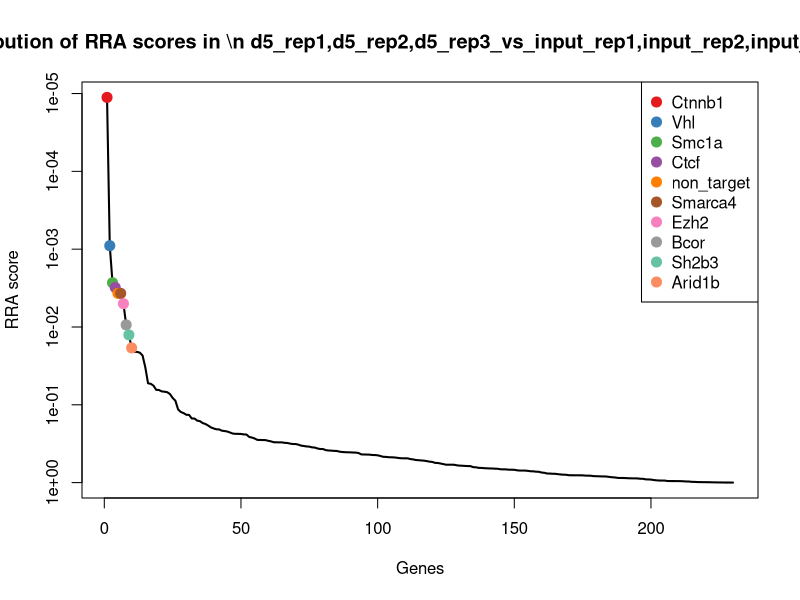
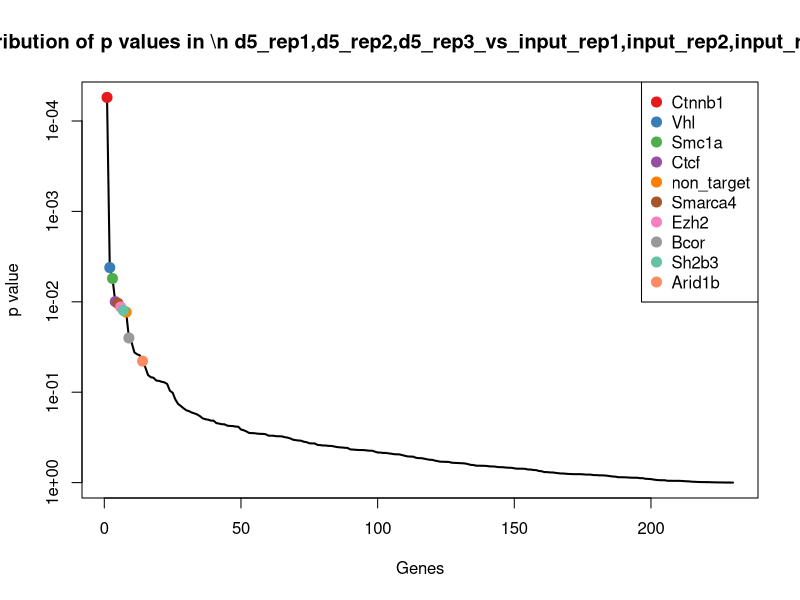
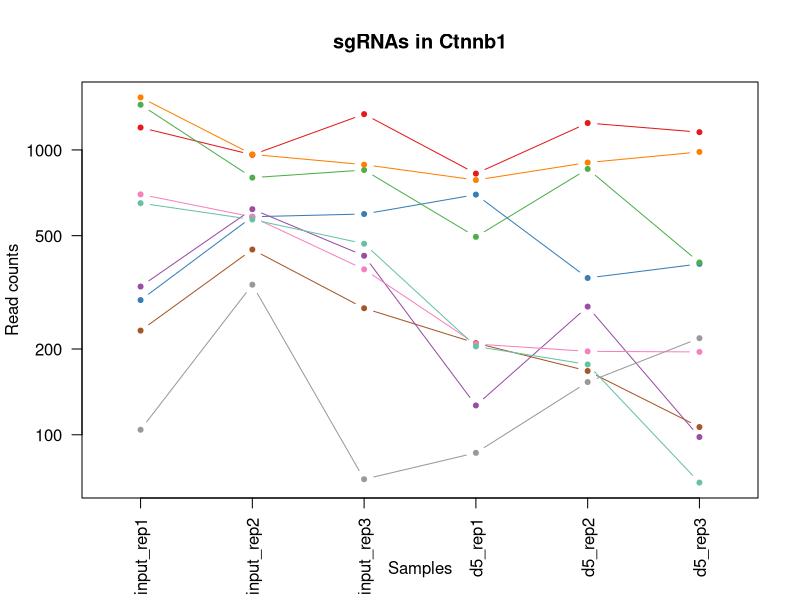
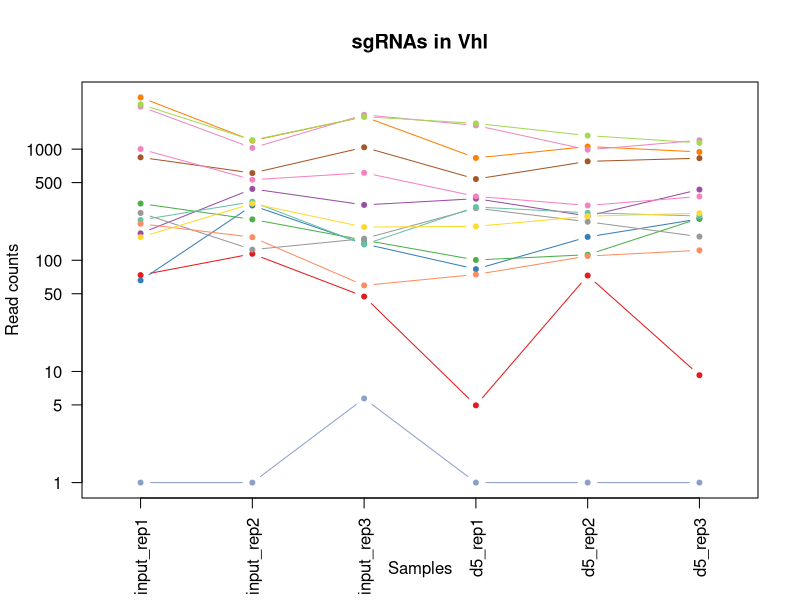
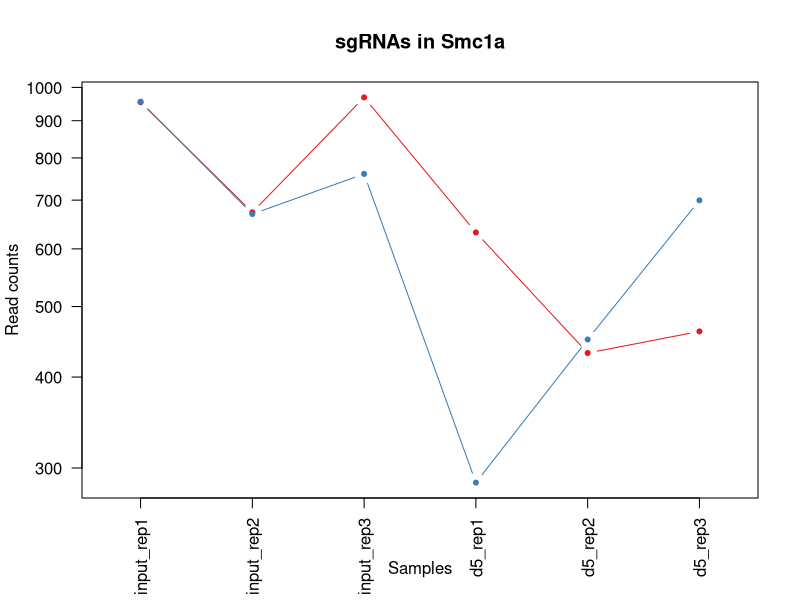
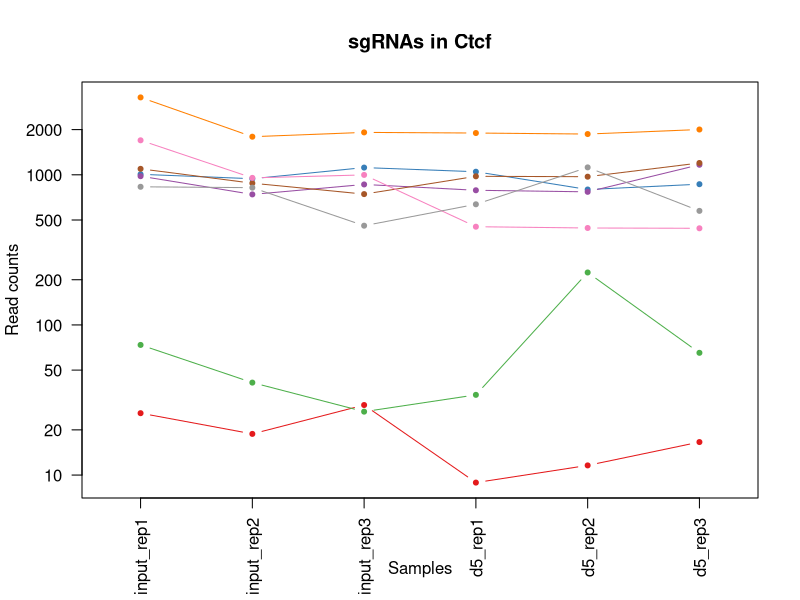
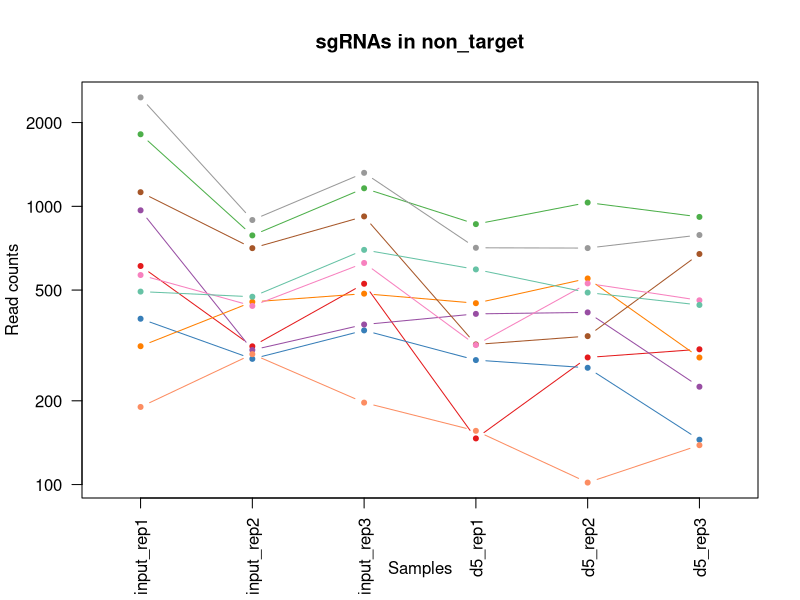
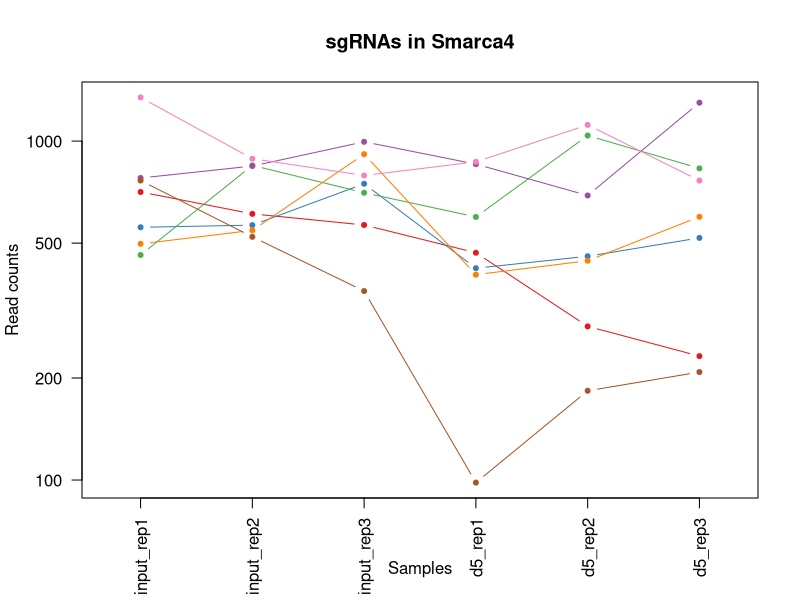

Recreate these plots in R, in order. (Note: this script raises an error after producing the figures.)
pdf(file='ABE_d5_input.pdf',width=4.5,height=4.5);
gstable=read.table('ABE_d5_input.gene_summary.txt',header=T)
# 
#
# parameters
# Do not modify the variables beginning with "__"

# gstablename='__GENE_SUMMARY_FILE__'
startindex=3
# outputfile='__OUTPUT_FILE__'
targetgenelist=c("Ctnnb1","Vhl","Smc1a","Ctcf","non_target","Smarca4","Ezh2","Bcor","Sh2b3","Arid1b")
# samplelabel=sub('.\\w+.\\w+$','',colnames(gstable)[startindex]);
samplelabel='d5_rep1,d5_rep2,d5_rep3_vs_input_rep1,input_rep2,input_rep3 neg.'


# You need to write some codes in front of this code:
# gstable=read.table(gstablename,header=T)
# pdf(file=outputfile,width=6,height=6)


# set up color using RColorBrewer
#library(RColorBrewer)
#colors <- brewer.pal(length(targetgenelist), "Set1")

colors=c( "#E41A1C", "#377EB8", "#4DAF4A", "#984EA3", "#FF7F00",  "#A65628", "#F781BF",
          "#999999", "#66C2A5", "#FC8D62", "#8DA0CB", "#E78AC3", "#A6D854", "#FFD92F", "#E5C494", "#B3B3B3", 
          "#8DD3C7", "#FFFFB3", "#BEBADA", "#FB8072", "#80B1D3", "#FDB462", "#B3DE69", "#FCCDE5",
          "#D9D9D9", "#BC80BD", "#CCEBC5", "#FFED6F")

######
# function definition

plotrankedvalues<-function(val, tglist, ...){
  
  plot(val,log='y',ylim=c(max(val),min(val)),type='l',lwd=2, ...)
  if(length(tglist)>0){
    for(i in 1:length(tglist)){
      targetgene=tglist[i];
      tx=which(names(val)==targetgene);ty=val[targetgene];
      points(tx,ty,col=colors[(i %% length(colors)) ],cex=2,pch=20)
      # text(tx+50,ty,targetgene,col=colors[i])
    }
    legend('topright',tglist,pch=20,pt.cex = 2,cex=1,col=colors)
  }
}



plotrandvalues<-function(val,targetgenelist, ...){
  # choose the one with the best distance distribution
  
  mindiffvalue=0;
  randval=val;
  for(i in 1:20){
    randval0=sample(val)
    vindex=sort(which(names(randval0) %in% targetgenelist))
    if(max(vindex)>0.9*length(val)){
      # print('pass...')
      next;
    }
    mindiffind=min(diff(vindex));
    if (mindiffind > mindiffvalue){
      mindiffvalue=mindiffind;
      randval=randval0;
      # print(paste('Diff: ',mindiffvalue))
    }
  }
  plot(randval,log='y',ylim=c(max(randval),min(randval)),pch=20,col='grey', ...)
  
  if(length(targetgenelist)>0){
    for(i in 1:length(targetgenelist)){
      targetgene=targetgenelist[i];
      tx=which(names(randval)==targetgene);ty=randval[targetgene];
      points(tx,ty,col=colors[(i %% length(colors)) ],cex=2,pch=20)
      text(tx+50,ty,targetgene,col=colors[i])
    }
  }
  
}




# set.seed(1235)



pvec=gstable[,startindex]
names(pvec)=gstable[,'id']
pvec=sort(pvec);

plotrankedvalues(pvec,targetgenelist,xlab='Genes',ylab='RRA score',main=paste('Distribution of RRA scores in \\n',samplelabel))

# plotrandvalues(pvec,targetgenelist,xlab='Genes',ylab='RRA score',main=paste('Distribution of RRA scores in \\n',samplelabel))


pvec=gstable[,startindex+1]
names(pvec)=gstable[,'id']
pvec=sort(pvec);

plotrankedvalues(pvec,targetgenelist,xlab='Genes',ylab='p value',main=paste('Distribution of p values in \\n',samplelabel))

# plotrandvalues(pvec,targetgenelist,xlab='Genes',ylab='p value',main=paste('Distribution of p values in \\n',samplelabel))



# you need to write after this code:
# dev.off()






# parameters
# Do not modify the variables beginning with "__"
targetmat=list(c(1197.4921311101725,960.264845320513,1334.404419017006,824.7963318213691,1241.8330790522084,1153.4018655443622),c(296.0307501149549,581.779969701501,594.6392573444426,695.8971927160161,354.16080499477977,396.9976214473043),c(1440.0463586237163,798.1908763054411,849.0807779197193,494.2451652812614,856.6453659275442,401.58188959334706),c(330.4085146444336,618.3168760112571,424.0692009587943,125.73597004755291,280.7556808826139,97.18648469610683),c(1527.900645754606,963.0753765751095,886.7758180049454,782.884341805518,902.0505973371313,982.867090511571),c(231.09497267038415,445.9376257293309,277.05854462641224,208.76915781480483,166.48584850181953,105.43816735898382),c(697.104669625539,580.8431259499688,379.77752885865357,207.1875732859048,195.24249506122473,194.37296939221366),c(103.1332935884359,335.3900630485304,68.79344815553775,85.40556456060197,152.10752522211695,217.29431012242753),c(649.3577744457076,568.6641571800501,467.41849705680437,203.23361196365468,175.56689478373698,66.9303149322245))
targetgene="Ctnnb1"
collabel=c("input_rep1","input_rep2","input_rep3","d5_rep1","d5_rep2","d5_rep3")

# set up color using RColorBrewer
#library(RColorBrewer)
#colors <- brewer.pal(length(targetgenelist), "Set1")

colors=c( "#E41A1C", "#377EB8", "#4DAF4A", "#984EA3", "#FF7F00",  "#A65628", "#F781BF",
          "#999999", "#66C2A5", "#FC8D62", "#8DA0CB", "#E78AC3", "#A6D854", "#FFD92F", "#E5C494", "#B3B3B3", 
          "#8DD3C7", "#FFFFB3", "#BEBADA", "#FB8072", "#80B1D3", "#FDB462", "#B3DE69", "#FCCDE5",
          "#D9D9D9", "#BC80BD", "#CCEBC5", "#FFED6F")


## code

targetmatvec=unlist(targetmat)+1
yrange=range(targetmatvec[targetmatvec>0]);
# yrange[1]=1; # set the minimum value to 1
for(i in 1:length(targetmat)){
  vali=targetmat[[i]]+1;
  if(i==1){
    plot(1:length(vali),vali,type='b',las=1,pch=20,main=paste('sgRNAs in',targetgene),ylab='Read counts',xlab='Samples',xlim=c(0.7,length(vali)+0.3),ylim = yrange,col=colors[(i %% length(colors))],xaxt='n',log='y')
    axis(1,at=1:length(vali),labels=(collabel),las=2)
    # lines(0:100,rep(1,101),col='black');
  }else{
    lines(1:length(vali),vali,type='b',pch=20,col=colors[(i %% length(colors))])
  }
}




# parameters
# Do not modify the variables beginning with "__"
targetmat=list(c(72.57528067334378,113.35809393539714,46.176424104402045,3.953961322250091,71.89161639851298,8.251682662876995),c(64.93577744457076,310.09528175716076,139.47164831533678,82.2423955028019,161.18857150403437,234.71452907739007),c(322.76901141566054,232.33725037998752,150.78016034090464,99.6398253207023,111.24281695348851,237.46508996501572),c(173.79869845458643,437.506031965541,313.81120870950775,357.4381035314083,248.97201889590286,431.8380593572294),c(2918.2902333912975,1190.728408197436,1956.3725804232377,831.9134622014192,1054.1581225592483,942.5255308263945),c(842.2552309722266,608.0115947444028,1037.55597834585,536.9479475615624,774.9159493902873,827.9188271753251),c(1000.774922969267,529.3167196156974,611.6020253827944,374.83553334930866,310.2690812988455,374.0762807170904),c(265.4727371998628,123.66337520225143,155.4920403515579,293.3839301109568,220.97212619332413,162.28309236991421),c(229.1850968631909,335.3900630485304,137.5868963110755,300.50106049100697,266.3773576029113,249.38418714472695),c(211.9962145984516,160.20028151200754,58.427312132100546,73.5436805938517,108.2158015261827,121.94153268473781),c(0.0,0.0,4.71188001065327,0.0,0.0,0.0),c(2414.0830202922775,1023.9702204247031,2032.7050365958207,1632.9860260892876,986.0502754448676,1200.1614006339985),c(2530.585444531066,1203.844220718887,1955.430204421107,1703.3665376253393,1322.0489878758124,1137.8153538478166),c(160.42956780423364,322.27425052707946,197.89896044743733,200.86123517030464,248.2152650390764,264.05384521206383))
targetgene="Vhl"
collabel=c("input_rep1","input_rep2","input_rep3","d5_rep1","d5_rep2","d5_rep3")

# set up color using RColorBrewer
#library(RColorBrewer)
#colors <- brewer.pal(length(targetgenelist), "Set1")

colors=c( "#E41A1C", "#377EB8", "#4DAF4A", "#984EA3", "#FF7F00",  "#A65628", "#F781BF",
          "#999999", "#66C2A5", "#FC8D62", "#8DA0CB", "#E78AC3", "#A6D854", "#FFD92F", "#E5C494", "#B3B3B3", 
          "#8DD3C7", "#FFFFB3", "#BEBADA", "#FB8072", "#80B1D3", "#FDB462", "#B3DE69", "#FCCDE5",
          "#D9D9D9", "#BC80BD", "#CCEBC5", "#FFED6F")


## code

targetmatvec=unlist(targetmat)+1
yrange=range(targetmatvec[targetmatvec>0]);
# yrange[1]=1; # set the minimum value to 1
for(i in 1:length(targetmat)){
  vali=targetmat[[i]]+1;
  if(i==1){
    plot(1:length(vali),vali,type='b',las=1,pch=20,main=paste('sgRNAs in',targetgene),ylab='Read counts',xlab='Samples',xlim=c(0.7,length(vali)+0.3),ylim = yrange,col=colors[(i %% length(colors))],xaxt='n',log='y')
    axis(1,at=1:length(vali),labels=(collabel),las=2)
    # lines(0:100,rep(1,101),col='black');
  }else{
    lines(1:length(vali),vali,type='b',pch=20,col=colors[(i %% length(colors))])
  }
}




# parameters
# Do not modify the variables beginning with "__"
targetmat=list(c(953.0280277894356,672.6538136001252,967.8201541881816,631.0522270311146,430.59294453425144,461.17737549190315),c(954.9379035966288,668.9064385939963,759.5550577173071,285.4760074664566,449.5117909549128,698.6424654569189))
targetgene="Smc1a"
collabel=c("input_rep1","input_rep2","input_rep3","d5_rep1","d5_rep2","d5_rep3")

# set up color using RColorBrewer
#library(RColorBrewer)
#colors <- brewer.pal(length(targetgenelist), "Set1")

colors=c( "#E41A1C", "#377EB8", "#4DAF4A", "#984EA3", "#FF7F00",  "#A65628", "#F781BF",
          "#999999", "#66C2A5", "#FC8D62", "#8DA0CB", "#E78AC3", "#A6D854", "#FFD92F", "#E5C494", "#B3B3B3", 
          "#8DD3C7", "#FFFFB3", "#BEBADA", "#FB8072", "#80B1D3", "#FDB462", "#B3DE69", "#FCCDE5",
          "#D9D9D9", "#BC80BD", "#CCEBC5", "#FFED6F")


## code

targetmatvec=unlist(targetmat)+1
yrange=range(targetmatvec[targetmatvec>0]);
# yrange[1]=1; # set the minimum value to 1
for(i in 1:length(targetmat)){
  vali=targetmat[[i]]+1;
  if(i==1){
    plot(1:length(vali),vali,type='b',las=1,pch=20,main=paste('sgRNAs in',targetgene),ylab='Read counts',xlab='Samples',xlim=c(0.7,length(vali)+0.3),ylim = yrange,col=colors[(i %% length(colors))],xaxt='n',log='y')
    axis(1,at=1:length(vali),labels=(collabel),las=2)
    # lines(0:100,rep(1,101),col='black');
  }else{
    lines(1:length(vali),vali,type='b',pch=20,col=colors[(i %% length(colors))])
  }
}




# parameters
# Do not modify the variables beginning with "__"
targetmat=list(c(24.82838549351235,17.80003127911195,28.27128006391962,7.907922644500182,10.594553995570335,15.586511696545434),c(1006.5045503908467,940.5911265383367,1115.7731865226942,1047.008958131824,796.8618112382544,864.5929723436673),c(72.57528067334378,40.28428131588493,25.444152057527656,33.21327510690077,222.48563390697703,64.17975404459885),c(977.8564132829479,739.169719958912,861.3316659474177,787.6290953922182,768.8619185356757,1165.3209627240733),c(3275.437009336437,1792.1820966811135,1914.9080363294888,1896.3198501511438,1866.9117647908583,2001.4914725622755),c(1094.3588375217366,877.8225951856787,742.5922896789554,975.8376543313226,970.1584444515121,1197.4108397463729),c(1695.9697167876127,952.7700953082553,997.0338102542319,449.9607984720604,441.18749852982177,439.1728883908978),c(830.7959761290671,819.7382825906818,457.05236103336716,635.0061883533647,1119.2389542463231,573.9503718845554))
targetgene="Ctcf"
collabel=c("input_rep1","input_rep2","input_rep3","d5_rep1","d5_rep2","d5_rep3")

# set up color using RColorBrewer
#library(RColorBrewer)
#colors <- brewer.pal(length(targetgenelist), "Set1")

colors=c( "#E41A1C", "#377EB8", "#4DAF4A", "#984EA3", "#FF7F00",  "#A65628", "#F781BF",
          "#999999", "#66C2A5", "#FC8D62", "#8DA0CB", "#E78AC3", "#A6D854", "#FFD92F", "#E5C494", "#B3B3B3", 
          "#8DD3C7", "#FFFFB3", "#BEBADA", "#FB8072", "#80B1D3", "#FDB462", "#B3DE69", "#FCCDE5",
          "#D9D9D9", "#BC80BD", "#CCEBC5", "#FFED6F")


## code

targetmatvec=unlist(targetmat)+1
yrange=range(targetmatvec[targetmatvec>0]);
# yrange[1]=1; # set the minimum value to 1
for(i in 1:length(targetmat)){
  vali=targetmat[[i]]+1;
  if(i==1){
    plot(1:length(vali),vali,type='b',las=1,pch=20,main=paste('sgRNAs in',targetgene),ylab='Read counts',xlab='Samples',xlim=c(0.7,length(vali)+0.3),ylim = yrange,col=colors[(i %% length(colors))],xaxt='n',log='y')
    axis(1,at=1:length(vali),labels=(collabel),las=2)
    # lines(0:100,rep(1,101),col='black');
  }else{
    lines(1:length(vali),vali,type='b',pch=20,col=colors[(i %% length(colors))])
  }
}




# parameters
# Do not modify the variables beginning with "__"
targetmat=list(c(609.2503824946492,312.9058130117574,525.8458091889049,145.50577665880337,285.29620402357256,305.3122585264488),c(393.4344162818111,281.98996921119453,357.16050480751784,279.14966935085647,261.83683446195255,143.94601978574312),c(1814.3820168335947,785.0750637839901,1160.0648586228351,861.9635682505199,1030.6987529976282,915.0199219501378),c(966.3971584397883,303.53737549643535,375.0656488480003,409.63039298510944,414.70111354089596,223.7122855268874),c(313.21963237969425,452.49553199005635,484.38126509515615,447.58842167871035,549.4033000560045,285.1414786838606),c(1123.0069746296354,706.3801886552847,918.8166020773876,317.89849030890736,340.5392355719036,672.9705638390793),c(565.3232389292042,437.506031965541,624.7952894126236,316.3169057800073,527.4574382080374,458.42681460427747),c(2461.829915472109,891.8752514586618,1318.384026980785,708.5498689472164,706.8081022759065,787.5772674901488),c(492.74795825586045,472.1692507722327,696.4158655745533,592.3034060730637,488.8629915098883,441.00659564931493),c(189.0777049121325,293.23209422958104,196.01420844317602,154.99528383220357,100.64826295791818,137.52804438128325))
targetgene="non_target"
collabel=c("input_rep1","input_rep2","input_rep3","d5_rep1","d5_rep2","d5_rep3")

# set up color using RColorBrewer
#library(RColorBrewer)
#colors <- brewer.pal(length(targetgenelist), "Set1")

colors=c( "#E41A1C", "#377EB8", "#4DAF4A", "#984EA3", "#FF7F00",  "#A65628", "#F781BF",
          "#999999", "#66C2A5", "#FC8D62", "#8DA0CB", "#E78AC3", "#A6D854", "#FFD92F", "#E5C494", "#B3B3B3", 
          "#8DD3C7", "#FFFFB3", "#BEBADA", "#FB8072", "#80B1D3", "#FDB462", "#B3DE69", "#FCCDE5",
          "#D9D9D9", "#BC80BD", "#CCEBC5", "#FFED6F")


## code

targetmatvec=unlist(targetmat)+1
yrange=range(targetmatvec[targetmatvec>0]);
# yrange[1]=1; # set the minimum value to 1
for(i in 1:length(targetmat)){
  vali=targetmat[[i]]+1;
  if(i==1){
    plot(1:length(vali),vali,type='b',las=1,pch=20,main=paste('sgRNAs in',targetgene),ylab='Read counts',xlab='Samples',xlim=c(0.7,length(vali)+0.3),ylim = yrange,col=colors[(i %% length(colors))],xaxt='n',log='y')
    axis(1,at=1:length(vali),labels=(collabel),las=2)
    # lines(0:100,rep(1,101),col='black');
  }else{
    lines(1:length(vali),vali,type='b',pch=20,col=colors[(i %% length(colors))])
  }
}




# parameters
# Do not modify the variables beginning with "__"
targetmat=list(c(706.6540486615053,608.9484384959351,564.4832252762617,467.3582282899608,283.0259424530932,231.04711456055585),c(555.773859893238,563.9799384223891,747.3041696896086,420.70148468740973,456.3225756663508,517.1054468736249),c(460.28006953357504,846.9067513851159,703.0124975894679,596.2573673953137,1037.5095377090663,829.7525344337422),c(777.3194535276558,843.159376378987,994.2066822478399,854.0556456060198,690.1595174257246,1297.3478853301053),c(496.567709870247,544.3062196402127,914.1047220667343,402.5132626050593,442.7010062434747,596.8717126147693),c(763.950322877303,520.8851258519076,359.98763281390984,97.26744852735224,182.37767949517504,207.20892020113342),c(1344.5525682640532,886.2541889494686,790.6534657876186,867.49911410167,1115.455184962191,763.7390731307263))
targetgene="Smarca4"
collabel=c("input_rep1","input_rep2","input_rep3","d5_rep1","d5_rep2","d5_rep3")

# set up color using RColorBrewer
#library(RColorBrewer)
#colors <- brewer.pal(length(targetgenelist), "Set1")

colors=c( "#E41A1C", "#377EB8", "#4DAF4A", "#984EA3", "#FF7F00",  "#A65628", "#F781BF",
          "#999999", "#66C2A5", "#FC8D62", "#8DA0CB", "#E78AC3", "#A6D854", "#FFD92F", "#E5C494", "#B3B3B3", 
          "#8DD3C7", "#FFFFB3", "#BEBADA", "#FB8072", "#80B1D3", "#FDB462", "#B3DE69", "#FCCDE5",
          "#D9D9D9", "#BC80BD", "#CCEBC5", "#FFED6F")


## code

targetmatvec=unlist(targetmat)+1
yrange=range(targetmatvec[targetmatvec>0]);
# yrange[1]=1; # set the minimum value to 1
for(i in 1:length(targetmat)){
  vali=targetmat[[i]]+1;
  if(i==1){
    plot(1:length(vali),vali,type='b',las=1,pch=20,main=paste('sgRNAs in',targetgene),ylab='Read counts',xlab='Samples',xlim=c(0.7,length(vali)+0.3),ylim = yrange,col=colors[(i %% length(colors))],xaxt='n',log='y')
    axis(1,at=1:length(vali),labels=(collabel),las=2)
    # lines(0:100,rep(1,101),col='black');
  }else{
    lines(1:length(vali),vali,type='b',pch=20,col=colors[(i %% length(colors))])
  }
}




# parameters
# Do not modify the variables beginning with "__"
targetmat=list(c(939.6588971390827,1079.2440017651033,1365.5028270873177,1349.091603151731,800.6455805223867,1488.0534402054848),c(1648.2228216077813,856.2751889004379,969.704906192443,1142.6948221302764,452.5388063822186,514.3548859859993),c(0.0,10.305281266854285,21.674648049005043,2.372376793350055,3.783769284132262,0.0),c(569.1429905435907,660.4748448302065,709.6091296043825,962.3941858356723,575.8896850449303,941.6086771971859))
targetgene="Ezh2"
collabel=c("input_rep1","input_rep2","input_rep3","d5_rep1","d5_rep2","d5_rep3")

# set up color using RColorBrewer
#library(RColorBrewer)
#colors <- brewer.pal(length(targetgenelist), "Set1")

colors=c( "#E41A1C", "#377EB8", "#4DAF4A", "#984EA3", "#FF7F00",  "#A65628", "#F781BF",
          "#999999", "#66C2A5", "#FC8D62", "#8DA0CB", "#E78AC3", "#A6D854", "#FFD92F", "#E5C494", "#B3B3B3", 
          "#8DD3C7", "#FFFFB3", "#BEBADA", "#FB8072", "#80B1D3", "#FDB462", "#B3DE69", "#FCCDE5",
          "#D9D9D9", "#BC80BD", "#CCEBC5", "#FFED6F")


## code

targetmatvec=unlist(targetmat)+1
yrange=range(targetmatvec[targetmatvec>0]);
# yrange[1]=1; # set the minimum value to 1
for(i in 1:length(targetmat)){
  vali=targetmat[[i]]+1;
  if(i==1){
    plot(1:length(vali),vali,type='b',las=1,pch=20,main=paste('sgRNAs in',targetgene),ylab='Read counts',xlab='Samples',xlim=c(0.7,length(vali)+0.3),ylim = yrange,col=colors[(i %% length(colors))],xaxt='n',log='y')
    axis(1,at=1:length(vali),labels=(collabel),las=2)
    # lines(0:100,rep(1,101),col='black');
  }else{
    lines(1:length(vali),vali,type='b',pch=20,col=colors[(i %% length(colors))])
  }
}




# parameters
# Do not modify the variables beginning with "__"
targetmat=list(c(3040.522285051666,943.4016577929332,1406.9673711810665,1225.7280098975284,1005.7258757223553,1095.6400869042232),c(3307.904898058722,1410.8866898075048,1621.8290996668554,1168.790966857127,1822.2632872380975,1323.0197869479448),c(840.3453551650333,649.23271981182,377.89277685439225,416.7475233651596,463.89011423461534,404.33245048097274),c(1560.3685344768915,817.8645950876174,1118.6003145290863,671.3826325180655,563.0248694788806,620.7099069741917),c(1369.3809537575657,798.1908763054411,1269.3804748699908,1273.1755457645295,1210.8061709223239,1222.1658877350037),c(1760.9054942321834,777.5803137717324,1063.0001304033776,500.57150339686154,608.4301008884678,999.3704558373249))
targetgene="Bcor"
collabel=c("input_rep1","input_rep2","input_rep3","d5_rep1","d5_rep2","d5_rep3")

# set up color using RColorBrewer
#library(RColorBrewer)
#colors <- brewer.pal(length(targetgenelist), "Set1")

colors=c( "#E41A1C", "#377EB8", "#4DAF4A", "#984EA3", "#FF7F00",  "#A65628", "#F781BF",
          "#999999", "#66C2A5", "#FC8D62", "#8DA0CB", "#E78AC3", "#A6D854", "#FFD92F", "#E5C494", "#B3B3B3", 
          "#8DD3C7", "#FFFFB3", "#BEBADA", "#FB8072", "#80B1D3", "#FDB462", "#B3DE69", "#FCCDE5",
          "#D9D9D9", "#BC80BD", "#CCEBC5", "#FFED6F")


## code

targetmatvec=unlist(targetmat)+1
yrange=range(targetmatvec[targetmatvec>0]);
# yrange[1]=1; # set the minimum value to 1
for(i in 1:length(targetmat)){
  vali=targetmat[[i]]+1;
  if(i==1){
    plot(1:length(vali),vali,type='b',las=1,pch=20,main=paste('sgRNAs in',targetgene),ylab='Read counts',xlab='Samples',xlim=c(0.7,length(vali)+0.3),ylim = yrange,col=colors[(i %% length(colors))],xaxt='n',log='y')
    axis(1,at=1:length(vali),labels=(collabel),las=2)
    # lines(0:100,rep(1,101),col='black');
  }else{
    lines(1:length(vali),vali,type='b',pch=20,col=colors[(i %% length(colors))])
  }
}




# parameters
# Do not modify the variables beginning with "__"
targetmat=list(c(504.20721309902,491.8429695544091,260.0957765880605,131.27151589870303,227.7829109047622,278.7235032794007))
targetgene="Sh2b3"
collabel=c("input_rep1","input_rep2","input_rep3","d5_rep1","d5_rep2","d5_rep3")

# set up color using RColorBrewer
#library(RColorBrewer)
#colors <- brewer.pal(length(targetgenelist), "Set1")

colors=c( "#E41A1C", "#377EB8", "#4DAF4A", "#984EA3", "#FF7F00",  "#A65628", "#F781BF",
          "#999999", "#66C2A5", "#FC8D62", "#8DA0CB", "#E78AC3", "#A6D854", "#FFD92F", "#E5C494", "#B3B3B3", 
          "#8DD3C7", "#FFFFB3", "#BEBADA", "#FB8072", "#80B1D3", "#FDB462", "#B3DE69", "#FCCDE5",
          "#D9D9D9", "#BC80BD", "#CCEBC5", "#FFED6F")


## code

targetmatvec=unlist(targetmat)+1
yrange=range(targetmatvec[targetmatvec>0]);
# yrange[1]=1; # set the minimum value to 1
for(i in 1:length(targetmat)){
  vali=targetmat[[i]]+1;
  if(i==1){
    plot(1:length(vali),vali,type='b',las=1,pch=20,main=paste('sgRNAs in',targetgene),ylab='Read counts',xlab='Samples',xlim=c(0.7,length(vali)+0.3),ylim = yrange,col=colors[(i %% length(colors))],xaxt='n',log='y')
    axis(1,at=1:length(vali),labels=(collabel),las=2)
    # lines(0:100,rep(1,101),col='black');
  }else{
    lines(1:length(vali),vali,type='b',pch=20,col=colors[(i %% length(colors))])
  }
}




# parameters
# Do not modify the variables beginning with "__"
targetmat=list(c(236.82460009196393,286.67418796885556,87.64096819815082,92.52269494065214,217.18835690919187,242.96621174026706),c(767.7700744916896,457.1797507477174,529.6153131974276,379.58028693600875,292.8637425918371,333.734721031914),c(1447.6858618524893,957.4543140659164,1455.9709232918603,951.323094133372,957.2936288854623,978.2828223655281),c(1075.260079449804,786.9487512870545,935.7793701157394,1015.3772675538235,858.1588736411971,1182.741181679036),c(515.6664679421796,510.57984458505325,437.26246498862344,733.064429145167,642.4840244456582,523.5234222780849),c(1392.2994634438849,797.2540325539088,1119.542690531217,906.2479350597209,719.6729178419563,945.2760917140201),c(103.1332935884359,35.6000625582239,25.444152057527656,22.93297566905053,77.9456472531246,42.17526694359353),c(275.0221162358291,118.04231269305818,186.5904484218695,49.02912039590113,9.08104628191743,98.10333832531538))
targetgene="Arid1b"
collabel=c("input_rep1","input_rep2","input_rep3","d5_rep1","d5_rep2","d5_rep3")

# set up color using RColorBrewer
#library(RColorBrewer)
#colors <- brewer.pal(length(targetgenelist), "Set1")

colors=c( "#E41A1C", "#377EB8", "#4DAF4A", "#984EA3", "#FF7F00",  "#A65628", "#F781BF",
          "#999999", "#66C2A5", "#FC8D62", "#8DA0CB", "#E78AC3", "#A6D854", "#FFD92F", "#E5C494", "#B3B3B3", 
          "#8DD3C7", "#FFFFB3", "#BEBADA", "#FB8072", "#80B1D3", "#FDB462", "#B3DE69", "#FCCDE5",
          "#D9D9D9", "#BC80BD", "#CCEBC5", "#FFED6F")


## code

targetmatvec=unlist(targetmat)+1
yrange=range(targetmatvec[targetmatvec>0]);
# yrange[1]=1; # set the minimum value to 1
for(i in 1:length(targetmat)){
  vali=targetmat[[i]]+1;
  if(i==1){
    plot(1:length(vali),vali,type='b',las=1,pch=20,main=paste('sgRNAs in',targetgene),ylab='Read counts',xlab='Samples',xlim=c(0.7,length(vali)+0.3),ylim = yrange,col=colors[(i %% length(colors))],xaxt='n',log='y')
    axis(1,at=1:length(vali),labels=(collabel),las=2)
    # lines(0:100,rep(1,101),col='black');
  }else{
    lines(1:length(vali),vali,type='b',pch=20,col=colors[(i %% length(colors))])
  }
}



# 
#
# parameters
# Do not modify the variables beginning with "__"

# gstablename='__GENE_SUMMARY_FILE__'
startindex=9
# outputfile='__OUTPUT_FILE__'
targetgenelist=c("Ep300","Keap1","Tcf3","Kmt2d","Daxx","Inha","Runx1","Rbm10","Etv6","Ret")
# samplelabel=sub('.\\w+.\\w+$','',colnames(gstable)[startindex]);
samplelabel='d5_rep1,d5_rep2,d5_rep3_vs_input_rep1,input_rep2,input_rep3 pos.'


# You need to write some codes in front of this code:
# gstable=read.table(gstablename,header=T)
# pdf(file=outputfile,width=6,height=6)


# set up color using RColorBrewer
#library(RColorBrewer)
#colors <- brewer.pal(length(targetgenelist), "Set1")

colors=c( "#E41A1C", "#377EB8", "#4DAF4A", "#984EA3", "#FF7F00",  "#A65628", "#F781BF",
          "#999999", "#66C2A5", "#FC8D62", "#8DA0CB", "#E78AC3", "#A6D854", "#FFD92F", "#E5C494", "#B3B3B3", 
          "#8DD3C7", "#FFFFB3", "#BEBADA", "#FB8072", "#80B1D3", "#FDB462", "#B3DE69", "#FCCDE5",
          "#D9D9D9", "#BC80BD", "#CCEBC5", "#FFED6F")

######
# function definition

plotrankedvalues<-function(val, tglist, ...){
  
  plot(val,log='y',ylim=c(max(val),min(val)),type='l',lwd=2, ...)
  if(length(tglist)>0){
    for(i in 1:length(tglist)){
      targetgene=tglist[i];
      tx=which(names(val)==targetgene);ty=val[targetgene];
      points(tx,ty,col=colors[(i %% length(colors)) ],cex=2,pch=20)
      # text(tx+50,ty,targetgene,col=colors[i])
    }
    legend('topright',tglist,pch=20,pt.cex = 2,cex=1,col=colors)
  }
}



plotrandvalues<-function(val,targetgenelist, ...){
  # choose the one with the best distance distribution
  
  mindiffvalue=0;
  randval=val;
  for(i in 1:20){
    randval0=sample(val)
    vindex=sort(which(names(randval0) %in% targetgenelist))
    if(max(vindex)>0.9*length(val)){
      # print('pass...')
      next;
    }
    mindiffind=min(diff(vindex));
    if (mindiffind > mindiffvalue){
      mindiffvalue=mindiffind;
      randval=randval0;
      # print(paste('Diff: ',mindiffvalue))
    }
  }
  plot(randval,log='y',ylim=c(max(randval),min(randval)),pch=20,col='grey', ...)
  
  if(length(targetgenelist)>0){
    for(i in 1:length(targetgenelist)){
      targetgene=targetgenelist[i];
      tx=which(names(randval)==targetgene);ty=randval[targetgene];
      points(tx,ty,col=colors[(i %% length(colors)) ],cex=2,pch=20)
      text(tx+50,ty,targetgene,col=colors[i])
    }
  }
  
}




# set.seed(1235)



pvec=gstable[,startindex]
names(pvec)=gstable[,'id']
pvec=sort(pvec);

plotrankedvalues(pvec,targetgenelist,xlab='Genes',ylab='RRA score',main=paste('Distribution of RRA scores in \\n',samplelabel))

# plotrandvalues(pvec,targetgenelist,xlab='Genes',ylab='RRA score',main=paste('Distribution of RRA scores in \\n',samplelabel))


pvec=gstable[,startindex+1]
names(pvec)=gstable[,'id']
pvec=sort(pvec);

plotrankedvalues(pvec,targetgenelist,xlab='Genes',ylab='p value',main=paste('Distribution of p values in \\n',samplelabel))

# plotrandvalues(pvec,targetgenelist,xlab='Genes',ylab='p value',main=paste('Distribution of p values in \\n',samplelabel))



# you need to write after this code:
# dev.off()






# parameters
# Do not modify the variables beginning with "__"
targetmat=list(c(1035.1526874987455,701.6959698976236,682.2802255425935,532.9939862393123,717.402656271477,619.7930533449832),c(179.5283258761662,405.65334441344595,486.26601709941747,779.721172747718,329.94468157633327,701.3930263445445),c(456.4603179191886,739.169719958912,866.043545958071,588.3494447508136,702.2675791349479,1040.62886915171),c(15.27900645754606,114.29493768692934,28.27128006391962,238.0284715994555,239.89097261398544,251.21789440314404),c(275.0221162358291,390.66384438893067,252.55676857101525,718.0393761206166,417.72812896820176,493.26725251420254),c(103.1332935884359,166.75818777273298,120.62412827272371,586.7678602219136,285.29620402357256,498.7683742894539),c(1644.4030699933949,1115.7809080748596,1681.1987878010866,1090.5025326765751,1034.4825222817606,1327.6040550939877),c(500.3874614846335,479.6640007844904,506.9982891462918,655.5667872290652,457.0793295231773,338.3189891779568),c(179.5283258761662,496.5271883120701,136.64452030894483,178.71905176570414,631.8894704500879,308.06281941407445),c(2473.2891703152686,1349.9918459579114,2197.620836968685,1375.9785401430318,1353.8326498625236,1641.1679962833134),c(998.8650471620737,828.1698763544716,1200.5870267144533,1080.222233238725,1351.562388292044,990.2019195452393))
targetgene="Ep300"
collabel=c("input_rep1","input_rep2","input_rep3","d5_rep1","d5_rep2","d5_rep3")

# set up color using RColorBrewer
#library(RColorBrewer)
#colors <- brewer.pal(length(targetgenelist), "Set1")

colors=c( "#E41A1C", "#377EB8", "#4DAF4A", "#984EA3", "#FF7F00",  "#A65628", "#F781BF",
          "#999999", "#66C2A5", "#FC8D62", "#8DA0CB", "#E78AC3", "#A6D854", "#FFD92F", "#E5C494", "#B3B3B3", 
          "#8DD3C7", "#FFFFB3", "#BEBADA", "#FB8072", "#80B1D3", "#FDB462", "#B3DE69", "#FCCDE5",
          "#D9D9D9", "#BC80BD", "#CCEBC5", "#FFED6F")


## code

targetmatvec=unlist(targetmat)+1
yrange=range(targetmatvec[targetmatvec>0]);
# yrange[1]=1; # set the minimum value to 1
for(i in 1:length(targetmat)){
  vali=targetmat[[i]]+1;
  if(i==1){
    plot(1:length(vali),vali,type='b',las=1,pch=20,main=paste('sgRNAs in',targetgene),ylab='Read counts',xlab='Samples',xlim=c(0.7,length(vali)+0.3),ylim = yrange,col=colors[(i %% length(colors))],xaxt='n',log='y')
    axis(1,at=1:length(vali),labels=(collabel),las=2)
    # lines(0:100,rep(1,101),col='black');
  }else{
    lines(1:length(vali),vali,type='b',pch=20,col=colors[(i %% length(colors))])
  }
}




# parameters
# Do not modify the variables beginning with "__"
targetmat=list(c(1270.0674117835163,659.5380010786743,703.9548735915985,466.5674360255108,439.6739908161689,496.9346670310368),c(1739.8968603530577,737.2960324558475,1065.8272584097697,542.4834934127125,640.9705167320052,749.986268692598),c(223.45546944161114,270.74784419280803,151.7225363430353,543.2742856771625,454.80906795269794,577.6177864013896),c(105.04316939562916,286.67418796885556,101.77660823011063,689.5708546004159,267.1341114597377,430.00435209881226),c(127.96167908194826,323.2110942786117,259.15340058592983,504.52546471911165,247.45851118224996,278.7235032794007),c(166.15919522581342,414.0849381772358,178.1090644026936,456.28713658766054,665.9433940072781,572.1166646261383))
targetgene="Keap1"
collabel=c("input_rep1","input_rep2","input_rep3","d5_rep1","d5_rep2","d5_rep3")

# set up color using RColorBrewer
#library(RColorBrewer)
#colors <- brewer.pal(length(targetgenelist), "Set1")

colors=c( "#E41A1C", "#377EB8", "#4DAF4A", "#984EA3", "#FF7F00",  "#A65628", "#F781BF",
          "#999999", "#66C2A5", "#FC8D62", "#8DA0CB", "#E78AC3", "#A6D854", "#FFD92F", "#E5C494", "#B3B3B3", 
          "#8DD3C7", "#FFFFB3", "#BEBADA", "#FB8072", "#80B1D3", "#FDB462", "#B3DE69", "#FCCDE5",
          "#D9D9D9", "#BC80BD", "#CCEBC5", "#FFED6F")


## code

targetmatvec=unlist(targetmat)+1
yrange=range(targetmatvec[targetmatvec>0]);
# yrange[1]=1; # set the minimum value to 1
for(i in 1:length(targetmat)){
  vali=targetmat[[i]]+1;
  if(i==1){
    plot(1:length(vali),vali,type='b',las=1,pch=20,main=paste('sgRNAs in',targetgene),ylab='Read counts',xlab='Samples',xlim=c(0.7,length(vali)+0.3),ylim = yrange,col=colors[(i %% length(colors))],xaxt='n',log='y')
    axis(1,at=1:length(vali),labels=(collabel),las=2)
    # lines(0:100,rep(1,101),col='black');
  }else{
    lines(1:length(vali),vali,type='b',pch=20,col=colors[(i %% length(colors))])
  }
}




# parameters
# Do not modify the variables beginning with "__"
targetmat=list(c(276.9319920430223,495.5903445605379,310.0417047009852,419.9106924229597,502.48456093276445,547.3616166375073),c(196.71720814090554,612.6958135020639,332.65872875212085,521.1321022725621,867.9966737799409,603.2896880192292),c(229.1850968631909,527.443032112633,218.63123249431172,412.7935620429095,534.2682229194754,639.9638331875714))
targetgene="Tcf3"
collabel=c("input_rep1","input_rep2","input_rep3","d5_rep1","d5_rep2","d5_rep3")

# set up color using RColorBrewer
#library(RColorBrewer)
#colors <- brewer.pal(length(targetgenelist), "Set1")

colors=c( "#E41A1C", "#377EB8", "#4DAF4A", "#984EA3", "#FF7F00",  "#A65628", "#F781BF",
          "#999999", "#66C2A5", "#FC8D62", "#8DA0CB", "#E78AC3", "#A6D854", "#FFD92F", "#E5C494", "#B3B3B3", 
          "#8DD3C7", "#FFFFB3", "#BEBADA", "#FB8072", "#80B1D3", "#FDB462", "#B3DE69", "#FCCDE5",
          "#D9D9D9", "#BC80BD", "#CCEBC5", "#FFED6F")


## code

targetmatvec=unlist(targetmat)+1
yrange=range(targetmatvec[targetmatvec>0]);
# yrange[1]=1; # set the minimum value to 1
for(i in 1:length(targetmat)){
  vali=targetmat[[i]]+1;
  if(i==1){
    plot(1:length(vali),vali,type='b',las=1,pch=20,main=paste('sgRNAs in',targetgene),ylab='Read counts',xlab='Samples',xlim=c(0.7,length(vali)+0.3),ylim = yrange,col=colors[(i %% length(colors))],xaxt='n',log='y')
    axis(1,at=1:length(vali),labels=(collabel),las=2)
    # lines(0:100,rep(1,101),col='black');
  }else{
    lines(1:length(vali),vali,type='b',pch=20,col=colors[(i %% length(colors))])
  }
}




# parameters
# Do not modify the variables beginning with "__"
targetmat=list(c(129.87155488914152,91.81068765015637,44.29167210014074,260.96144726850605,152.8642790789434,224.62913915609596),c(55.38639840860447,54.336937588868054,68.79344815553775,123.36359325420285,24.21612341844648,50.42694960647052),c(712.3836760830851,532.127250870294,582.3883693167442,409.63039298510944,707.5648561327331,382.3279633799674),c(55.38639840860447,82.44225013483428,17.905144040482426,116.24646287415268,176.32364864056342,99.02019195452394),c(362.87640336671893,251.0741254106317,136.64452030894483,146.29656892325337,218.70186462284477,261.30328432443815),c(57.29627421579772,59.02115634652909,99.89185622584932,61.68179662710143,115.78334009444723,156.7819705946629),c(697.104669625539,608.9484384959351,384.4894088693068,389.069794109409,436.6469753888631,292.47630771752904),c(1699.7894684019993,1097.9808767957475,1346.6553070447046,1445.5682594146333,1254.6978946182583,996.6198949496992),c(1298.7155488914152,1109.223001814134,1129.908826554654,1115.8078851389757,1138.1578006669845,1298.2647389593137),c(204.35671136967855,298.85315673877426,109.31561624715586,517.9689332147619,261.83683446195255,364.90774442500486),c(93.58391455246962,186.43190655490935,86.69859219602017,191.3717279969044,180.86417178152215,295.2268686051547))
targetgene="Kmt2d"
collabel=c("input_rep1","input_rep2","input_rep3","d5_rep1","d5_rep2","d5_rep3")

# set up color using RColorBrewer
#library(RColorBrewer)
#colors <- brewer.pal(length(targetgenelist), "Set1")

colors=c( "#E41A1C", "#377EB8", "#4DAF4A", "#984EA3", "#FF7F00",  "#A65628", "#F781BF",
          "#999999", "#66C2A5", "#FC8D62", "#8DA0CB", "#E78AC3", "#A6D854", "#FFD92F", "#E5C494", "#B3B3B3", 
          "#8DD3C7", "#FFFFB3", "#BEBADA", "#FB8072", "#80B1D3", "#FDB462", "#B3DE69", "#FCCDE5",
          "#D9D9D9", "#BC80BD", "#CCEBC5", "#FFED6F")


## code

targetmatvec=unlist(targetmat)+1
yrange=range(targetmatvec[targetmatvec>0]);
# yrange[1]=1; # set the minimum value to 1
for(i in 1:length(targetmat)){
  vali=targetmat[[i]]+1;
  if(i==1){
    plot(1:length(vali),vali,type='b',las=1,pch=20,main=paste('sgRNAs in',targetgene),ylab='Read counts',xlab='Samples',xlim=c(0.7,length(vali)+0.3),ylim = yrange,col=colors[(i %% length(colors))],xaxt='n',log='y')
    axis(1,at=1:length(vali),labels=(collabel),las=2)
    # lines(0:100,rep(1,101),col='black');
  }else{
    lines(1:length(vali),vali,type='b',pch=20,col=colors[(i %% length(colors))])
  }
}




# parameters
# Do not modify the variables beginning with "__"
targetmat=list(c(655.0874018672873,756.9697512380238,670.9717135170256,1220.9832563108282,1127.5632466714142,804.9974864451112),c(124.14192746756174,198.61087532482804,90.46809620454277,967.9297316868224,504.7548225032438,636.2964186707371))
targetgene="Daxx"
collabel=c("input_rep1","input_rep2","input_rep3","d5_rep1","d5_rep2","d5_rep3")

# set up color using RColorBrewer
#library(RColorBrewer)
#colors <- brewer.pal(length(targetgenelist), "Set1")

colors=c( "#E41A1C", "#377EB8", "#4DAF4A", "#984EA3", "#FF7F00",  "#A65628", "#F781BF",
          "#999999", "#66C2A5", "#FC8D62", "#8DA0CB", "#E78AC3", "#A6D854", "#FFD92F", "#E5C494", "#B3B3B3", 
          "#8DD3C7", "#FFFFB3", "#BEBADA", "#FB8072", "#80B1D3", "#FDB462", "#B3DE69", "#FCCDE5",
          "#D9D9D9", "#BC80BD", "#CCEBC5", "#FFED6F")


## code

targetmatvec=unlist(targetmat)+1
yrange=range(targetmatvec[targetmatvec>0]);
# yrange[1]=1; # set the minimum value to 1
for(i in 1:length(targetmat)){
  vali=targetmat[[i]]+1;
  if(i==1){
    plot(1:length(vali),vali,type='b',las=1,pch=20,main=paste('sgRNAs in',targetgene),ylab='Read counts',xlab='Samples',xlim=c(0.7,length(vali)+0.3),ylim = yrange,col=colors[(i %% length(colors))],xaxt='n',log='y')
    axis(1,at=1:length(vali),labels=(collabel),las=2)
    # lines(0:100,rep(1,101),col='black');
  }else{
    lines(1:length(vali),vali,type='b',pch=20,col=colors[(i %% length(colors))])
  }
}




# parameters
# Do not modify the variables beginning with "__"
targetmat=list(c(318.949259801274,237.95831288918077,213.91935248365846,77.49764191610178,112.75632466714141,168.7010677743741),c(362.87640336671893,654.8537823210132,313.81120870950775,900.7123892085708,995.131321726785,592.2874444687264),c(47.74689517983144,108.67387517773611,41.46454409374878,28.468521520200657,133.18867880145564,264.9706988412724))
targetgene="Inha"
collabel=c("input_rep1","input_rep2","input_rep3","d5_rep1","d5_rep2","d5_rep3")

# set up color using RColorBrewer
#library(RColorBrewer)
#colors <- brewer.pal(length(targetgenelist), "Set1")

colors=c( "#E41A1C", "#377EB8", "#4DAF4A", "#984EA3", "#FF7F00",  "#A65628", "#F781BF",
          "#999999", "#66C2A5", "#FC8D62", "#8DA0CB", "#E78AC3", "#A6D854", "#FFD92F", "#E5C494", "#B3B3B3", 
          "#8DD3C7", "#FFFFB3", "#BEBADA", "#FB8072", "#80B1D3", "#FDB462", "#B3DE69", "#FCCDE5",
          "#D9D9D9", "#BC80BD", "#CCEBC5", "#FFED6F")


## code

targetmatvec=unlist(targetmat)+1
yrange=range(targetmatvec[targetmatvec>0]);
# yrange[1]=1; # set the minimum value to 1
for(i in 1:length(targetmat)){
  vali=targetmat[[i]]+1;
  if(i==1){
    plot(1:length(vali),vali,type='b',las=1,pch=20,main=paste('sgRNAs in',targetgene),ylab='Read counts',xlab='Samples',xlim=c(0.7,length(vali)+0.3),ylim = yrange,col=colors[(i %% length(colors))],xaxt='n',log='y')
    axis(1,at=1:length(vali),labels=(collabel),las=2)
    # lines(0:100,rep(1,101),col='black');
  }else{
    lines(1:length(vali),vali,type='b',pch=20,col=colors[(i %% length(colors))])
  }
}




# parameters
# Do not modify the variables beginning with "__"
targetmat=list(c(318.949259801274,202.35825033095688,196.01420844317602,290.2207610531567,339.0257278582507,395.1639141888872),c(162.3394436114269,309.15843800562857,229.93974451987958,491.87278848791135,320.8636352944159,305.3122585264488),c(276.9319920430223,490.9061258028769,373.180896843739,718.8301683850666,671.9974248618898,501.5189351770796),c(13.369130650352803,171.442406530394,98.94948022371867,154.20449156775356,164.97234078816663,48.593242348053415),c(265.4727371998628,578.9694384469044,264.8076565987138,492.6635807523614,1048.1040917046366,716.0626844118814),c(307.49000495811447,415.02178192876806,342.0824887734274,491.0819962234613,192.21547963391893,399.74818233492994),c(61.11602583018424,185.49506280337715,96.1223522173267,530.6216094459622,183.1344333520015,231.04711456055585))
targetgene="Runx1"
collabel=c("input_rep1","input_rep2","input_rep3","d5_rep1","d5_rep2","d5_rep3")

# set up color using RColorBrewer
#library(RColorBrewer)
#colors <- brewer.pal(length(targetgenelist), "Set1")

colors=c( "#E41A1C", "#377EB8", "#4DAF4A", "#984EA3", "#FF7F00",  "#A65628", "#F781BF",
          "#999999", "#66C2A5", "#FC8D62", "#8DA0CB", "#E78AC3", "#A6D854", "#FFD92F", "#E5C494", "#B3B3B3", 
          "#8DD3C7", "#FFFFB3", "#BEBADA", "#FB8072", "#80B1D3", "#FDB462", "#B3DE69", "#FCCDE5",
          "#D9D9D9", "#BC80BD", "#CCEBC5", "#FFED6F")


## code

targetmatvec=unlist(targetmat)+1
yrange=range(targetmatvec[targetmatvec>0]);
# yrange[1]=1; # set the minimum value to 1
for(i in 1:length(targetmat)){
  vali=targetmat[[i]]+1;
  if(i==1){
    plot(1:length(vali),vali,type='b',las=1,pch=20,main=paste('sgRNAs in',targetgene),ylab='Read counts',xlab='Samples',xlim=c(0.7,length(vali)+0.3),ylim = yrange,col=colors[(i %% length(colors))],xaxt='n',log='y')
    axis(1,at=1:length(vali),labels=(collabel),las=2)
    # lines(0:100,rep(1,101),col='black');
  }else{
    lines(1:length(vali),vali,type='b',pch=20,col=colors[(i %% length(colors))])
  }
}




# parameters
# Do not modify the variables beginning with "__"
targetmat=list(c(190.98758071932576,335.3900630485304,130.04788829403026,376.41711787820867,354.9175588516062,330.98416014428835),c(183.34807749055273,630.4958447811758,334.54348075638217,523.504479065912,650.8083168707491,818.7502908832396),c(164.24931941862016,267.93731293821145,167.7429283792564,193.74410479025448,267.1341114597377,231.96396818976442),c(87.85428713088984,306.3479067510319,77.27483217471362,152.62290703885353,118.81035552175304,459.343668233486))
targetgene="Rbm10"
collabel=c("input_rep1","input_rep2","input_rep3","d5_rep1","d5_rep2","d5_rep3")

# set up color using RColorBrewer
#library(RColorBrewer)
#colors <- brewer.pal(length(targetgenelist), "Set1")

colors=c( "#E41A1C", "#377EB8", "#4DAF4A", "#984EA3", "#FF7F00",  "#A65628", "#F781BF",
          "#999999", "#66C2A5", "#FC8D62", "#8DA0CB", "#E78AC3", "#A6D854", "#FFD92F", "#E5C494", "#B3B3B3", 
          "#8DD3C7", "#FFFFB3", "#BEBADA", "#FB8072", "#80B1D3", "#FDB462", "#B3DE69", "#FCCDE5",
          "#D9D9D9", "#BC80BD", "#CCEBC5", "#FFED6F")


## code

targetmatvec=unlist(targetmat)+1
yrange=range(targetmatvec[targetmatvec>0]);
# yrange[1]=1; # set the minimum value to 1
for(i in 1:length(targetmat)){
  vali=targetmat[[i]]+1;
  if(i==1){
    plot(1:length(vali),vali,type='b',las=1,pch=20,main=paste('sgRNAs in',targetgene),ylab='Read counts',xlab='Samples',xlim=c(0.7,length(vali)+0.3),ylim = yrange,col=colors[(i %% length(colors))],xaxt='n',log='y')
    axis(1,at=1:length(vali),labels=(collabel),las=2)
    # lines(0:100,rep(1,101),col='black');
  }else{
    lines(1:length(vali),vali,type='b',pch=20,col=colors[(i %% length(colors))])
  }
}




# parameters
# Do not modify the variables beginning with "__"
targetmat=list(c(164.24931941862016,314.7795005148218,180.93619240908555,504.52546471911165,288.3232194508784,431.8380593572294),c(66.84565325176402,169.56871902732962,62.19681614062316,143.92419212990333,149.08050979481115,143.94601978574312),c(179.5283258761662,146.14762523902442,92.35284820880409,274.4049157641563,267.89086531656415,94.43592380848116),c(765.8601986844963,775.7066262686681,403.3369289119199,472.8937741411109,592.5382698951123,475.84703355924),c(339.9578936803998,528.3798758641652,331.7163527499902,643.7049032623148,1323.5624955894655,1068.1344780279665),c(1657.7722006437475,1067.0650329951848,1498.3778433877399,1488.2710416949344,1526.3725292189547,1603.5769974857626),c(2601.250849397217,1204.781064470419,1359.8485710745338,1360.9534871184815,781.7267341017254,1284.5119345211856),c(441.1813114616425,993.9912203756725,1174.200498654795,763.9053274587177,833.9427502227506,825.1682662876995),c(603.5207550730694,966.8227515812384,1224.1464267677195,950.532301868922,1118.4822003894967,1154.3187191735708))
targetgene="Etv6"
collabel=c("input_rep1","input_rep2","input_rep3","d5_rep1","d5_rep2","d5_rep3")

# set up color using RColorBrewer
#library(RColorBrewer)
#colors <- brewer.pal(length(targetgenelist), "Set1")

colors=c( "#E41A1C", "#377EB8", "#4DAF4A", "#984EA3", "#FF7F00",  "#A65628", "#F781BF",
          "#999999", "#66C2A5", "#FC8D62", "#8DA0CB", "#E78AC3", "#A6D854", "#FFD92F", "#E5C494", "#B3B3B3", 
          "#8DD3C7", "#FFFFB3", "#BEBADA", "#FB8072", "#80B1D3", "#FDB462", "#B3DE69", "#FCCDE5",
          "#D9D9D9", "#BC80BD", "#CCEBC5", "#FFED6F")


## code

targetmatvec=unlist(targetmat)+1
yrange=range(targetmatvec[targetmatvec>0]);
# yrange[1]=1; # set the minimum value to 1
for(i in 1:length(targetmat)){
  vali=targetmat[[i]]+1;
  if(i==1){
    plot(1:length(vali),vali,type='b',las=1,pch=20,main=paste('sgRNAs in',targetgene),ylab='Read counts',xlab='Samples',xlim=c(0.7,length(vali)+0.3),ylim = yrange,col=colors[(i %% length(colors))],xaxt='n',log='y')
    axis(1,at=1:length(vali),labels=(collabel),las=2)
    # lines(0:100,rep(1,101),col='black');
  }else{
    lines(1:length(vali),vali,type='b',pch=20,col=colors[(i %% length(colors))])
  }
}




# parameters
# Do not modify the variables beginning with "__"
targetmat=list(c(597.7911276514897,690.4538448792372,682.2802255425935,649.240449113465,1113.941677248538,674.8042710974964),c(190.98758071932576,356.93746933377116,237.47875253692482,601.0021209820139,790.0510265268164,503.35264243549665),c(611.1602583018424,413.1480944257036,512.6525451590758,404.0948471339593,434.37671381838373,485.9324234805341),c(210.08633879125833,266.063625435147,249.7296405646233,852.4740610771197,1015.5636758610992,964.5300179273999))
targetgene="Ret"
collabel=c("input_rep1","input_rep2","input_rep3","d5_rep1","d5_rep2","d5_rep3")

# set up color using RColorBrewer
#library(RColorBrewer)
#colors <- brewer.pal(length(targetgenelist), "Set1")

colors=c( "#E41A1C", "#377EB8", "#4DAF4A", "#984EA3", "#FF7F00",  "#A65628", "#F781BF",
          "#999999", "#66C2A5", "#FC8D62", "#8DA0CB", "#E78AC3", "#A6D854", "#FFD92F", "#E5C494", "#B3B3B3", 
          "#8DD3C7", "#FFFFB3", "#BEBADA", "#FB8072", "#80B1D3", "#FDB462", "#B3DE69", "#FCCDE5",
          "#D9D9D9", "#BC80BD", "#CCEBC5", "#FFED6F")


## code

targetmatvec=unlist(targetmat)+1
yrange=range(targetmatvec[targetmatvec>0]);
# yrange[1]=1; # set the minimum value to 1
for(i in 1:length(targetmat)){
  vali=targetmat[[i]]+1;
  if(i==1){
    plot(1:length(vali),vali,type='b',las=1,pch=20,main=paste('sgRNAs in',targetgene),ylab='Read counts',xlab='Samples',xlim=c(0.7,length(vali)+0.3),ylim = yrange,col=colors[(i %% length(colors))],xaxt='n',log='y')
    axis(1,at=1:length(vali),labels=(collabel),las=2)
    # lines(0:100,rep(1,101),col='black');
  }else{
    lines(1:length(vali),vali,type='b',pch=20,col=colors[(i %% length(colors))])
  }
}



dev.off()
Sweave("ABE_d5_input_summary.Rnw");
library(tools);

texi2dvi("ABE_d5_input_summary.tex",pdf=TRUE);
